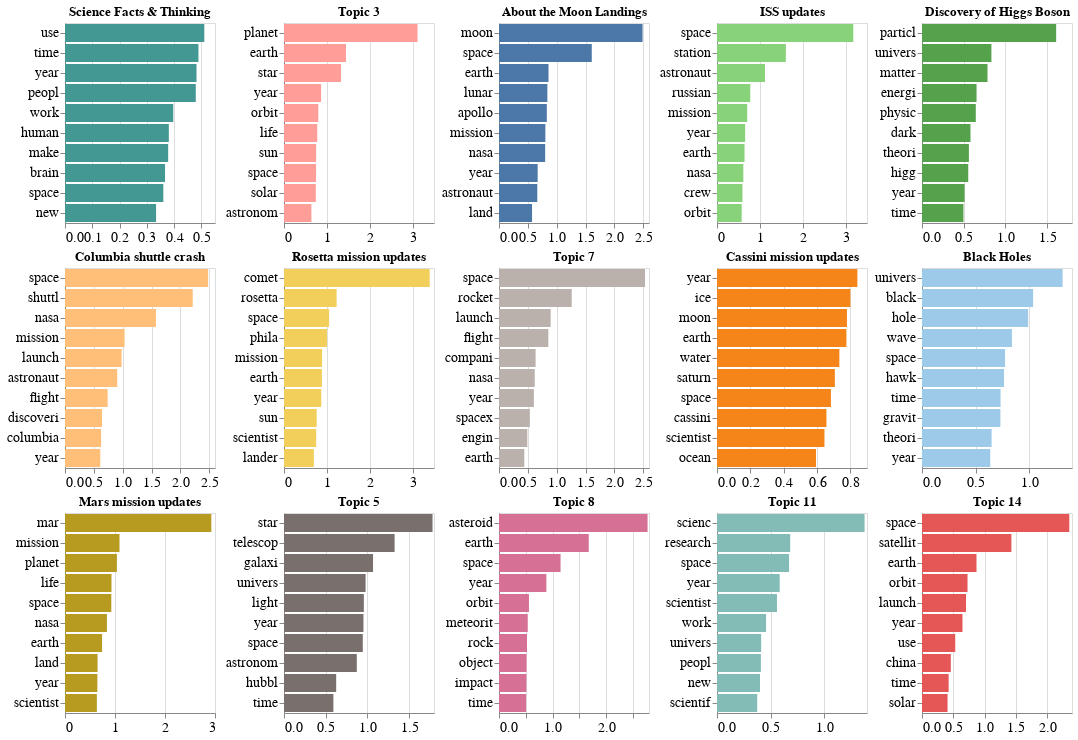

Notebook code for this chart:
### Markdown cell above
By comparison, the 10 most common words (expressed as a percentage) by topic are visualized below
- `LEFT JOIN` is not required since the `DF`s focus on topics only

### Code cell
altair_plot_grid_by_column(
    df_twc.merge(
        df_named_topics.reset_index()[["topic_num", "best"]],
        on="topic_num",
        how="inner",
    ),
    xvar="count",
    yvar="word",
    col2grid="best",
    space_between_plots=5,
    fig_size=(150, 200),
)

### Figure 1 — Vega-Lite specification as saved in the notebook (floating-point values rounded to 4 significant figures)
{"config": {"view": {"continuousWidth": 400, "continuousHeight": 300}, "axis": {"labelFontSize": 14, "titleFontSize": 14}, "concat": {"spacing": 5}}, "hconcat": [{"vconcat": [{"data": {"name": "data-fec102d0f70b176a33745d6df1025678"}, "mark": "bar", "encoding": {"color": {"type": "nominal", "field": "best", "legend": null, "scale": {"scheme": "tableau20"}}, "x": {"type": "quantitative", "field": "count", "title": ""}, "y": {"type": "nominal", "field": "word", "sort": "-x", "title": ""}}, "height": 200, "title": "Science Facts & Thinking", "width": 150}, {"data": {"name": "data-3d1fa4075d6c8ca80672edf035afe772"}, "mark": "bar", "encoding": {"color": {"type": "nominal", "field": "best", "legend": null, "scale": {"scheme": "tableau20"}}, "x": {"type": "quantitative", "field": "count", "title": ""}, "y": {"type": "nominal", "field": "word", "sort": "-x", "title": ""}}, "height": 200, "title": "Columbia shuttle crash", "width": 150}, {"data": {"name": "data-5d90f2936e564f970d79e1925b4a9d58"}, "mark": "bar", "encoding": {"color": {"type": "nominal", "field": "best", "legend": null, "scale": {"scheme": "tableau20"}}, "x": {"type": "quantitative", "field": "count", "title": ""}, "y": {"type": "nominal", "field": "word", "sort": "-x", "title": ""}}, "height": 200, "title": "Mars mission updates", "width": 150}]}, {"vconcat": [{"data": {"name": "data-8b3cdaf739a7126cf1373029a8b3af3e"}, "mark": "bar", "encoding": {"color": {"type": "nominal", "field": "best", "legend": null, "scale": {"scheme": "tableau20"}}, "x": {"type": "quantitative", "field": "count", "title": ""}, "y": {"type": "nominal", "field": "word", "sort": "-x", "title": ""}}, "height": 200, "title": "Topic 3", "width": 150}, {"data": {"name": "data-da1cb26cde0d672816fb134dbb9fea5b"}, "mark": "bar", "encoding": {"color": {"type": "nominal", "field": "best", "legend": null, "scale": {"scheme": "tableau20"}}, "x": {"type": "quantitative", "field": "count", "title": ""}, "y": {"type": "nominal", "field": "word", "sort": "-x", "title": ""}}, "height": 200, "title": "Rosetta mission updates", "width": 150}, {"data": {"name": "data-a43d2eec1cc6434208f4e83496fc730e"}, "mark": "bar", "encoding": {"color": {"type": "nominal", "field": "best", "legend": null, "scale": {"scheme": "tableau20"}}, "x": {"type": "quantitative", "field": "count", "title": ""}, "y": {"type": "nominal", "field": "word", "sort": "-x", "title": ""}}, "height": 200, "title": "Topic 5", "width": 150}]}, {"vconcat": [{"data": {"name": "data-1566185a74444d459230c472fd068ab0"}, "mark": "bar", "encoding": {"color": {"type": "nominal", "field": "best", "legend": null, "scale": {"scheme": "tableau20"}}, "x": {"type": "quantitative", "field": "count", "title": ""}, "y": {"type": "nominal", "field": "word", "sort": "-x", "title": ""}}, "height": 200, "title": "About the Moon Landings", "width": 150}, {"data": {"name": "data-2f6fcced7c4703d2197e7a845a06c6dc"}, "mark": "bar", "encoding": {"color": {"type": "nominal", "field": "best", "legend": null, "scale": {"scheme": "tableau20"}}, "x": {"type": "quantitative", "field": "count", "title": ""}, "y": {"type": "nominal", "field": "word", "sort": "-x", "title": ""}}, "height": 200, "title": "Topic 7", "width": 150}, {"data": {"name": "data-30c7d87dea12a0668c808dda6ae4748b"}, "mark": "bar", "encoding": {"color": {"type": "nominal", "field": "best", "legend": null, "scale": {"scheme": "tableau20"}}, "x": {"type": "quantitative", "field": "count", "title": ""}, "y": {"type": "nominal", "field": "word", "sort": "-x", "title": ""}}, "height": 200, "title": "Topic 8", "width": 150}]}, {"vconcat": [{"data": {"name": "data-c865c89f1ef1d5fc08f14514361b3fcf"}, "mark": "bar", "encoding": {"color": {"type": "nominal", "field": "best", "legend": null, "scale": {"scheme": "tableau20"}}, "x": {"type": "quantitative", "field": "count", "title": ""}, "y": {"type": "nominal", "field": "word", "sort": "-x", "title": ""}}, "height": 200, "title": "ISS updates", "width": 150}, {"data": {"name": "data-abbb4d871f8bd81f7fc02cc724b1c1f1"}, "mark": "bar", "encoding": {"color": {"type": "nominal", "field": "best", "legend": null, "scale": {"scheme": "tableau20"}}, "x": {"type": "quantitative", "field": "count", "title": ""}, "y": {"type": "nominal", "field": "word", "sort": "-x", "title": ""}}, "height": 200, "title": "Cassini mission updates", "width": 150}, {"data": {"name": "data-1eadcd5d0085b550603f8890e5289ffa"}, "mark": "bar", "encoding": {"color": {"type": "nominal", "field": "best", "legend": null, "scale": {"scheme": "tableau20"}}, "x": {"type": "quantitative", "field": "count", "title": ""}, "y": {"type": "nominal", "field": "word", "sort": "-x", "title": ""}}, "height": 200, "title": "Topic 11", "width": 150}]}, {"vconcat": [{"data": {"name": "data-590825e028ff042d5823469f2dbfd1cc"}, "mark": "bar", "encoding": {"color": {"type": "nominal", "field": "best", "legend": null, "scale": {"scheme": "tableau20"}}, "x": {"type": "quantitative", "field": "count", "title": ""}, "y": {"type": "nominal", "field": "word", "sort": "-x", "title": ""}}, "height": 200, "title": "Discovery of Higgs Boson", "width": 150}, {"data": {"name": "data-d1f30f28518f3852e0728de191c06218"}, "mark": "bar", "encoding": {"color": {"type": "nominal", "field": "best", "legend": null, "scale": {"scheme": "tableau20"}}, "x": {"type": "quantitative", "field": "count", "title": ""}, "y": {"type": "nominal", "field": "word", "sort": "-x", "title": ""}}, "height": 200, "title": "Black Holes", "width": 150}, {"data": {"name": "data-2a84e7a355ace961482d26f5d449f59e"}, "mark": "bar", "encoding": {"color": {"type": "nominal", "field": "best", "legend": null, "scale": {"scheme": "tableau20"}}, "x": {"type": "quantitative", "field": "count", "title": ""}, "y": {"type": "nominal", "field": "word", "sort": "-x", "title": ""}}, "height": 200, "title": "Topic 14", "width": 150}]}], "$schema": "https://vega.github.io/schema/vega-lite/v4.8.1.json", "datasets": {"data-fec102d0f70b176a33745d6df1025678": [{"word": "use", "count": 0.5107, "topic_num": 0, "best": "Science Facts & Thinking"}, {"word": "time", "count": 0.4893, "topic_num": 0, "best": "Science Facts & Thinking"}, {"word": "year", "count": 0.4822, "topic_num": 0, "best": "Science Facts & Thinking"}, {"word": "peopl", "count": 0.4795, "topic_num": 0, "best": "Science Facts & Thinking"}, {"word": "work", "count": 0.397, "topic_num": 0, "best": "Science Facts & Thinking"}, {"word": "human", "count": 0.3807, "topic_num": 0, "best": "Science Facts & Thinking"}, {"word": "make", "count": 0.3782, "topic_num": 0, "best": "Science Facts & Thinking"}, {"word": "brain", "count": 0.3668, "topic_num": 0, "best": "Science Facts & Thinking"}, {"word": "space", "count": 0.3606, "topic_num": 0, "best": "Science Facts & Thinking"}, {"word": "new", "count": 0.334, "topic_num": 0, "best": "Science Facts & Thinking"}], "data-3d1fa4075d6c8ca80672edf035afe772": [{"word": "space", "count": 2.481, "topic_num": 1, "best": "Columbia shuttle crash"}, {"word": "shuttl", "count": 2.214, "topic_num": 1, "best": "Columbia shuttle crash"}, {"word": "nasa", "count": 1.577, "topic_num": 1, "best": "Columbia shuttle crash"}, {"word": "mission", "count": 1.033, "topic_num": 1, "best": "Columbia shuttle crash"}, {"word": "launch", "count": 0.9806, "topic_num": 1, "best": "Columbia shuttle crash"}, {"word": "astronaut", "count": 0.9054, "topic_num": 1, "best": "Columbia shuttle crash"}, {"word": "flight", "count": 0.7393, "topic_num": 1, "best": "Columbia shuttle crash"}, {"word": "discoveri", "count": 0.6414, "topic_num": 1, "best": "Columbia shuttle crash"}, {"word": "columbia", "count": 0.6258, "topic_num": 1, "best": "Columbia shuttle crash"}, {"word": "year", "count": 0.6116, "topic_num": 1, "best": "Columbia shuttle crash"}], "data-5d90f2936e564f970d79e1925b4a9d58": [{"word": "mar", "count": 2.926, "topic_num": 2, "best": "Mars mission updates"}, {"word": "mission", "count": 1.09, "topic_num": 2, "best": "Mars mission updates"}, {"word": "planet", "count": 1.038, "topic_num": 2, "best": "Mars mission updates"}, {"word": "life", "count": 0.9297, "topic_num": 2, "best": "Mars mission updates"}, {"word": "space", "count": 0.926, "topic_num": 2, "best": "Mars mission updates"}, {"word": "nasa", "count": 0.8384, "topic_num": 2, "best": "Mars mission updates"}, {"word": "earth", "count": 0.7415, "topic_num": 2, "best": "Mars mission updates"}, {"word": "land", "count": 0.6512, "topic_num": 2, "best": "Mars mission updates"}, {"word": "year", "count": 0.6475, "topic_num": 2, "best": "Mars mission updates"}, {"word": "scientist", "count": 0.6372, "topic_num": 2, "best": "Mars mission updates"}], "data-8b3cdaf739a7126cf1373029a8b3af3e": [{"word": "planet", "count": 3.116, "topic_num": 3, "best": "Topic 3"}, {"word": "earth", "count": 1.446, "topic_num": 3, "best": "Topic 3"}, {"word": "star", "count": 1.33, "topic_num": 3, "best": "Topic 3"}, {"word": "year", "count": 0.8656, "topic_num": 3, "best": "Topic 3"}, {"word": "orbit", "count": 0.8007, "topic_num": 3, "best": "Topic 3"}, {"word": "life", "count": 0.7763, "topic_num": 3, "best": "Topic 3"}, {"word": "sun", "count": 0.7497, "topic_num": 3, "best": "Topic 3"}, {"word": "space", "count": 0.7486, "topic_num": 3, "best": "Topic 3"}, {"word": "solar", "count": 0.7422, "topic_num": 3, "best": "Topic 3"}, {"word": "astronom", "count": 0.6391, "topic_num": 3, "best": "Topic 3"}], "data-da1cb26cde0d672816fb134dbb9fea5b": [{"word": "comet", "count": 3.399, "topic_num": 4, "best": "Rosetta mission updates"}, {"word": "rosetta", "count": 1.228, "topic_num": 4, "best": "Rosetta mission updates"}, {"word": "space", "count": 1.053, "topic_num": 4, "best": "Rosetta mission updates"}, {"word": "phila", "count": 1.003, "topic_num": 4, "best": "Rosetta mission updates"}, {"word": "mission", "count": 0.889, "topic_num": 4, "best": "Rosetta mission updates"}, {"word": "earth", "count": 0.8842, "topic_num": 4, "best": "Rosetta mission updates"}, {"word": "year", "count": 0.87, "topic_num": 4, "best": "Rosetta mission updates"}, {"word": "sun", "count": 0.7633, "topic_num": 4, "best": "Rosetta mission updates"}, {"word": "scientist", "count": 0.7515, "topic_num": 4, "best": "Rosetta mission updates"}, {"word": "lander", "count": 0.697, "topic_num": 4, "best": "Rosetta mission updates"}], "data-a43d2eec1cc6434208f4e83496fc730e": [{"word": "star", "count": 1.782, "topic_num": 5, "best": "Topic 5"}, {"word": "telescop", "count": 1.327, "topic_num": 5, "best": "Topic 5"}, {"word": "galaxi", "count": 1.068, "topic_num": 5, "best": "Topic 5"}, {"word": "univers", "count": 0.979, "topic_num": 5, "best": "Topic 5"}, {"word": "light", "count": 0.9583, "topic_num": 5, "best": "Topic 5"}, {"word": "year", "count": 0.9535, "topic_num": 5, "best": "Topic 5"}, {"word": "space", "count": 0.9455, "topic_num": 5, "best": "Topic 5"}, {"word": "astronom", "count": 0.8736, "topic_num": 5, "best": "Topic 5"}, {"word": "hubbl", "count": 0.6261, "topic_num": 5, "best": "Topic 5"}, {"word": "time", "count": 0.5925, "topic_num": 5, "best": "Topic 5"}], "data-1566185a74444d459230c472fd068ab0": [{"word": "moon", "count": 2.488, "topic_num": 6, "best": "About the Moon Landings"}, {"word": "space", "count": 1.608, "topic_num": 6, "best": "About the Moon Landings"}, {"word": "earth", "count": 0.8581, "topic_num": 6, "best": "About the Moon Landings"}, {"word": "lunar", "count": 0.8385, "topic_num": 6, "best": "About the Moon Landings"}, {"word": "apollo", "count": 0.8286, "topic_num": 6, "best": "About the Moon Landings"}, {"word": "mission", "count": 0.8035, "topic_num": 6, "best": "About the Moon Landings"}, {"word": "nasa", "count": 0.8002, "topic_num": 6, "best": "About the Moon Landings"}, {"word": "year", "count": 0.6701, "topic_num": 6, "best": "About the Moon Landings"}, {"word": "astronaut", "count": 0.6636, "topic_num": 6, "best": "About the Moon Landings"}, {"word": "land", "count": 0.5728, "topic_num": 6, "best": "About the Moon Landings"}], "data-2f6fcced7c4703d2197e7a845a06c6dc": [{"word": "space", "count": 2.531, "topic_num": 7, "best": "Topic 7"}, {"word": "rocket", "count": 1.26, "topic_num": 7, "best": "Topic 7"}, {"word": "launch", "count": 0.8954, "topic_num": 7, "best": "Topic 7"}, {"word": "flight", "count": 0.8551, "topic_num": 7, "best": "Topic 7"}, {"word": "compani", "count": 0.6344, "topic_num": 7, "best": "Topic 7"}, {"word": "nasa", "count": 0.6192, "topic_num": 7, "best": "Topic 7"}, {"word": "year", "count": 0.6041, "topic_num": 7, "best": "Topic 7"}, {"word": "spacex", "count": 0.5347, "topic_num": 7, "best": "Topic 7"}, {"word": "engin", "count": 0.4906, "topic_num": 7, "best": "Topic 7"}, {"word": "earth", "count": 0.4389, "topic_num": 7, "best": "Topic 7"}], "data-30c7d87dea12a0668c808dda6ae4748b": [{"word": "asteroid", "count": 2.773, "topic_num": 8, "best": "Topic 8"}, {"word": "earth", "count": 1.675, "topic_num": 8, "best": "Topic 8"}, {"word": "space", "count": 1.149, "topic_num": 8, "best": "Topic 8"}, {"word": "year", "count": 0.884, "topic_num": 8, "best": "Topic 8"}, {"word": "orbit", "count": 0.5592, "topic_num": 8, "best": "Topic 8"}, {"word": "meteorit", "count": 0.5366, "topic_num": 8, "best": "Topic 8"}, {"word": "rock", "count": 0.5222, "topic_num": 8, "best": "Topic 8"}, {"word": "object", "count": 0.5139, "topic_num": 8, "best": "Topic 8"}, {"word": "impact", "count": 0.5119, "topic_num": 8, "best": "Topic 8"}, {"word": "time", "count": 0.5057, "topic_num": 8, "best": "Topic 8"}], "data-c865c89f1ef1d5fc08f14514361b3fcf": [{"word": "space", "count": 3.18, "topic_num": 9, "best": "ISS updates"}, {"word": "station", "count": 1.607, "topic_num": 9, "best": "ISS updates"}, {"word": "astronaut", "count": 1.121, "topic_num": 9, "best": "ISS updates"}, {"word": "russian", "count": 0.7766, "topic_num": 9, "best": "ISS updates"}, {"word": "mission", "count": 0.7051, "topic_num": 9, "best": "ISS updates"}, {"word": "year", "count": 0.6559, "topic_num": 9, "best": "ISS updates"}, {"word": "earth", "count": 0.642, "topic_num": 9, "best": "ISS updates"}, {"word": "nasa", "count": 0.6142, "topic_num": 9, "best": "ISS updates"}, {"word": "crew", "count": 0.5938, "topic_num": 9, "best": "ISS updates"}, {"word": "orbit", "count": 0.5762, "topic_num": 9, "best": "ISS updates"}], "data-abbb4d871f8bd81f7fc02cc724b1c1f1": [{"word": "year", "count": 0.8422, "topic_num": 10, "best": "Cassini mission updates"}, {"word": "ice", "count": 0.8, "topic_num": 10, "best": "Cassini mission updates"}, {"word": "moon", "count": 0.7798, "topic_num": 10, "best": "Cassini mission updates"}, {"word": "earth", "count": 0.7764, "topic_num": 10, "best": "Cassini mission updates"}, {"word": "water", "count": 0.7342, "topic_num": 10, "best": "Cassini mission updates"}, {"word": "saturn", "count": 0.7072, "topic_num": 10, "best": "Cassini mission updates"}, {"word": "space", "count": 0.6836, "topic_num": 10, "best": "Cassini mission updates"}, {"word": "cassini", "count": 0.6566, "topic_num": 10, "best": "Cassini mission updates"}, {"word": "scientist", "count": 0.6447, "topic_num": 10, "best": "Cassini mission updates"}, {"word": "ocean", "count": 0.5941, "topic_num": 10, "best": "Cassini mission updates"}], "data-1eadcd5d0085b550603f8890e5289ffa": [{"word": "scienc", "count": 1.377, "topic_num": 11, "best": "Topic 11"}, {"word": "research", "count": 0.6831, "topic_num": 11, "best": "Topic 11"}, {"word": "space", "count": 0.6727, "topic_num": 11, "best": "Topic 11"}, {"word": "year", "count": 0.5853, "topic_num": 11, "best": "Topic 11"}, {"word": "scientist", "count": 0.5599, "topic_num": 11, "best": "Topic 11"}, {"word": "work", "count": 0.4579, "topic_num": 11, "best": "Topic 11"}, {"word": "univers", "count": 0.4121, "topic_num": 11, "best": "Topic 11"}, {"word": "peopl", "count": 0.4096, "topic_num": 11, "best": "Topic 11"}, {"word": "new", "count": 0.4013, "topic_num": 11, "best": "Topic 11"}, {"word": "scientif", "count": 0.3755, "topic_num": 11, "best": "Topic 11"}], "data-590825e028ff042d5823469f2dbfd1cc": [{"word": "particl", "count": 1.61, "topic_num": 12, "best": "Discovery of Higgs Boson"}, {"word": "univers", "count": 0.8328, "topic_num": 12, "best": "Discovery of Higgs Boson"}, {"word": "matter", "count": 0.786, "topic_num": 12, "best": "Discovery of Higgs Boson"}, {"word": "energi", "count": 0.6545, "topic_num": 12, "best": "Discovery of Higgs Boson"}, {"word": "physic", "count": 0.6455, "topic_num": 12, "best": "Discovery of Higgs Boson"}, {"word": "dark", "count": 0.5817, "topic_num": 12, "best": "Discovery of Higgs Boson"}, {"word": "theori", "count": 0.5628, "topic_num": 12, "best": "Discovery of Higgs Boson"}, {"word": "higg", "count": 0.5548, "topic_num": 12, "best": "Discovery of Higgs Boson"}, {"word": "year", "count": 0.511, "topic_num": 12, "best": "Discovery of Higgs Boson"}, {"word": "time", "count": 0.4971, "topic_num": 12, "best": "Discovery of Higgs Boson"}], "data-d1f30f28518f3852e0728de191c06218": [{"word": "univers", "count": 1.312, "topic_num": 13, "best": "Black Holes"}, {"word": "black", "count": 1.037, "topic_num": 13, "best": "Black Holes"}, {"word": "hole", "count": 0.9906, "topic_num": 13, "best": "Black Holes"}, {"word": "wave", "count": 0.8395, "topic_num": 13, "best": "Black Holes"}, {"word": "space", "count": 0.7751, "topic_num": 13, "best": "Black Holes"}, {"word": "hawk", "count": 0.7655, "topic_num": 13, "best": "Black Holes"}, {"word": "time", "count": 0.7333, "topic_num": 13, "best": "Black Holes"}, {"word": "gravit", "count": 0.7317, "topic_num": 13, "best": "Black Holes"}, {"word": "theori", "count": 0.6497, "topic_num": 13, "best": "Black Holes"}, {"word": "year", "count": 0.6368, "topic_num": 13, "best": "Black Holes"}], "data-2a84e7a355ace961482d26f5d449f59e": [{"word": "space", "count": 2.357, "topic_num": 14, "best": "Topic 14"}, {"word": "satellit", "count": 1.43, "topic_num": 14, "best": "Topic 14"}, {"word": "earth", "count": 0.872, "topic_num": 14, "best": "Topic 14"}, {"word": "orbit", "count": 0.7285, "topic_num": 14, "best": "Topic 14"}, {"word": "launch", "count": 0.7039, "topic_num": 14, "best": "Topic 14"}, {"word": "year", "count": 0.6476, "topic_num": 14, "best": "Topic 14"}, {"word": "use", "count": 0.5318, "topic_num": 14, "best": "Topic 14"}, {"word": "china", "count": 0.4611, "topic_num": 14, "best": "Topic 14"}, {"word": "time", "count": 0.4262, "topic_num": 14, "best": "Topic 14"}, {"word": "solar", "count": 0.4088, "topic_num": 14, "best": "Topic 14"}]}}
